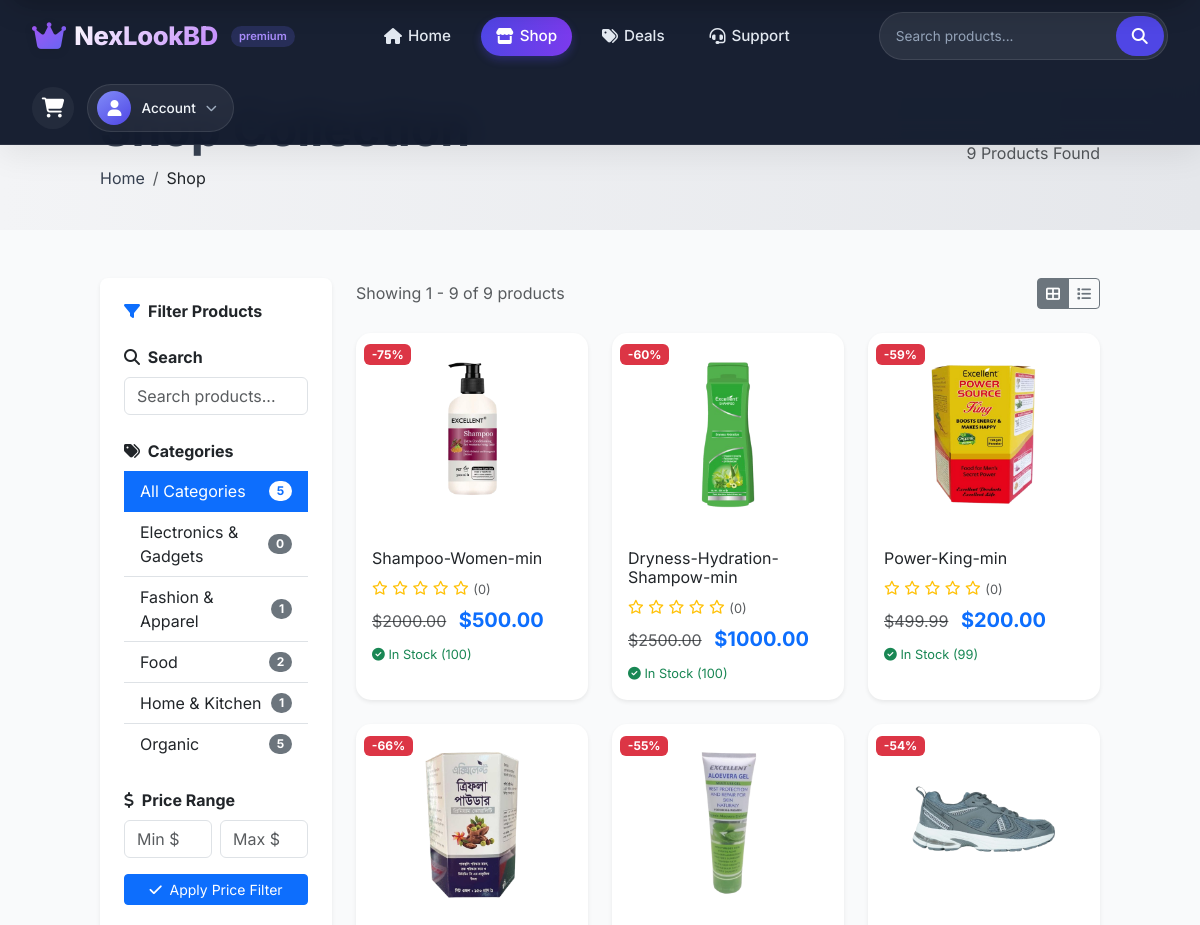
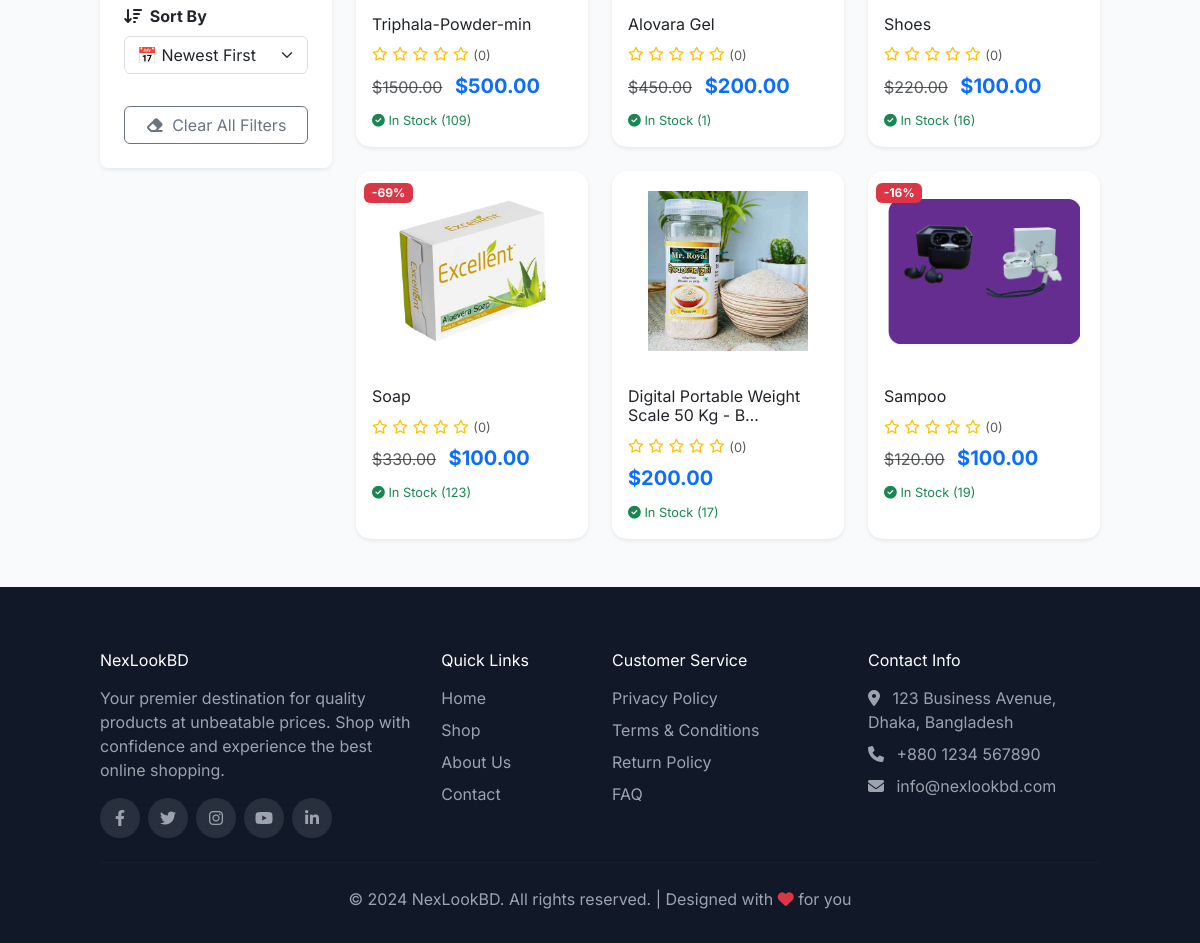
The app's page /shop/ with its own data (2 pictures, top to bottom).
### store/models.py (models this page shows, shortened)
class Category(models.Model):
    title = models.CharField(max_length=100)
    image = models.FileField(upload_to="category", default="category.jpg", null=True, blank=True)
    active = models.BooleanField(default=True)
    slug = models.SlugField(unique=True)
    class Meta:
        verbose_name_plural = "Category"
        ordering = ['title']

class Product(models.Model):
    STATUS = (
        ("draft","Draft"),
        ("disabled","Disabled"),
        ("in_review","In Review"),
        ("published","Published"),
    )
    title = models.CharField(max_length=100)
    image = models.FileField(upload_to="products", default="product.jpg", null=True, blank=True)
    description = models.TextField(null=True, blank=True)
    category = models.ForeignKey(Category, on_delete=models.SET_NULL, null=True, blank=True)
    price = models.DecimalField(decimal_places=2, max_digits=12, default=0.00)
    old_price = models.DecimalField(decimal_places=2, max_digits=12, default=0.00)
    shipping_amount = models.DecimalField(decimal_places=2, max_digits=12, default=0.00)
    stock_qty = models.PositiveIntegerField(default=1)
    in_stock = models.BooleanField(default=True)
    status = models.CharField(max_length=100, choices=STATUS, default="published")
    featured = models.BooleanField(default=False)
    views = models.PositiveIntegerField(default=0)
    rating = models.DecimalField(max_digits=3, decimal_places=2, default=0.00, null=True, blank=True)  # Changed to DecimalField
    vendor = models.ForeignKey(Vendor, on_delete=models.CASCADE)
    pid = ShortUUIDField(unique=True, length=10, alphabet="abcdefghijklmnopqrstwxyz")
    slug = models.SlugField(null=True, blank=True, unique=True)  # Added unique=True
    date = models.DateTimeField(auto_now_add=True)
    def rating_count(self):
        if self.pk:
            return Review.objects.filter(product=self).count()
        return 0

### store/views.py (the view)
# urls.py: path('shop/', views.shop_view, name='shop'),
def shop_view(request):
    products = Product.objects.filter(status="published").select_related('category', 'vendor')
    search_query = request.GET.get('q', '')
    if search_query:
        products = products.filter(
            Q(title__icontains=search_query) |
            Q(description__icontains=search_query) |
            Q(category__title__icontains=search_query)
        )
    category_slug = request.GET.get('category')
    if category_slug:
        products = products.filter(category__slug=category_slug)
    min_price = request.GET.get('min_price')
    max_price = request.GET.get('max_price')
    if min_price:
        try:
            products = products.filter(price__gte=Decimal(min_price))
        except:
            pass
    if max_price:
        try:
            products = products.filter(price__lte=Decimal(max_price))
        except:
            pass
    sort_by = request.GET.get('sort', '-date')
    valid_sort_fields = ['date', '-date', 'price', '-price', 'title', '-title', 'views', '-views']
    if sort_by in valid_sort_fields:
        products = products.order_by(sort_by)
    else:
        products = products.order_by('-date')
    paginator = Paginator(products, 12)
    page_number = request.GET.get('page')
    page_obj = paginator.get_page(page_number)
    categories = Category.objects.filter(active=True)
    context = {
        'products': page_obj,
        'categories': categories,
        'search_query': search_query,
        'selected_category': category_slug,
        'min_price': min_price,
        'max_price': max_price,
        'sort_by': sort_by,
    }
    return render(request, 'store/shop.html', context)

### templates/store/shop.html (shortened to what this page needs)
{% extends 'base.html' %}
{% load static %}
{% block content %}
<div class="bg-gradient-to-r from-gray-100 to-gray-200 py-4">
    <div class="container">
        <div class="row align-items-center">
            <div class="col-md-6">
                <h1 class="display-5 fw-bold mb-0">Shop Collection</h1>
                <nav aria-label="breadcrumb">
                    <ol class="breadcrumb mt-2">
                        <li class="breadcrumb-item"><a href="{% url 'store:home' %}" class="text-decoration-none">Home</a></li>
                        <li class="breadcrumb-item active text-dark">Shop</li>
                    </ol>
                </nav>
            </div>
            <div class="col-md-6 text-md-end">
                <p class="mb-0 text-muted">{{ products.paginator.count }} Products Found</p>
            </div>
        </div>
    </div>
</div>
<div class="container my-5">
    <div class="row">
        <div class="col-lg-3 mb-4">
            <div class="card border-0 shadow-sm rounded-3">
                <div class="card-body p-4">
                    <h5 class="card-title mb-4 fw-bold">
                        <i class="fas fa-filter me-2 text-primary"></i>Filter Products
                    </h5>
                    <div class="mb-4">
                        <label class="form-label fw-bold mb-2">
                            <i class="fas fa-search me-1"></i> Search
                        </label>
                        <input type="text" id="searchInput" class="form-control" placeholder="Search products..." value="{{ search_query }}">
                    </div>
                    <div class="mb-4">
                        <label class="form-label fw-bold mb-2">
                            <i class="fas fa-tags me-1"></i> Categories
                        </label>
                        <div class="list-group list-group-flush">
                            <a href="{% url 'store:shop' %}" class="list-group-item list-group-item-action d-flex justify-content-between align-items-center {% if not selected_category %}active bg-primary text-white{% endif %}">
                                All Categories
                                <span class="badge {% if not selected_category %}bg-white text-primary{% else %}bg-secondary{% endif %} rounded-pill">{{ categories|length }}</span>
                            </a>
                            {% for category in categories %}
                            <a href="?category={{ category.slug }}{% if search_query %}&q={{ search_query }}{% endif %}{% if sort_by %}&sort={{ sort_by }}{% endif %}"
                               class="list-group-item list-group-item-action d-flex justify-content-between align-items-center {% if selected_category == category.slug %}active bg-primary text-white{% endif %}">
                                {{ category.title }}
                                <span class="badge {% if selected_category == category.slug %}bg-white text-primary{% else %}bg-secondary{% endif %} rounded-pill">{{ category.product_set.count }}</span>
                            </a>
                            {% endfor %}
                        </div>
                    </div>
                    <div class="mb-4">
                        <label class="form-label fw-bold mb-2">
                            <i class="fas fa-dollar-sign me-1"></i> Price Range
                        </label>
                        <div class="row g-2">
                            <div class="col-6">
                                <input type="number" id="minPrice" class="form-control" placeholder="Min $" value="{{ min_price }}">
                            </div>
                            <div class="col-6">
                                <input type="number" id="maxPrice" class="form-control" placeholder="Max $" value="{{ max_price }}">
                            </div>
                        </div>
                        <button class="btn btn-primary btn-sm w-100 mt-3" id="applyPriceFilter">
                            <i class="fas fa-check me-1"></i> Apply Price Filter
                        </button>
                    </div>
                    <div class="mb-3">
                        <label class="form-label fw-bold mb-2">
                            <i class="fas fa-sort-amount-down me-1"></i> Sort By
                        </label>
                        <select class="form-select" id="sortBy">
                            <option value="-date" {% if sort_by == '-date' %}selected{% endif %}>📅 Newest First</option>
                        </select>
                    </div>
                    <a href="{% url 'store:shop' %}" class="btn btn-outline-secondary w-100 mt-3">
                        <i class="fas fa-eraser me-1"></i> Clear All Filters
                    </a>
                </div>
            </div>
        </div>
        <div class="col-lg-9">
            {% if products %}
            <div class="d-flex justify-content-between align-items-center mb-4">
                <p class="text-muted mb-0">
                    Showing {{ products.start_index }} - {{ products.end_index }} of {{ products.paginator.count }} products
                </p>
                <div class="btn-group" role="group">
                    <button type="button" class="btn btn-outline-secondary btn-sm active" id="gridView">
                        <i class="fas fa-th-large"></i>
                    </button>
                    <button type="button" class="btn btn-outline-secondary btn-sm" id="listView">
                        <i class="fas fa-list"></i>
                    </button>
                </div>
            </div>
            <div class="row g-4" id="productsGrid">
                {% for product in products %}
                <div class="col-md-4 col-6 product-item">
                    {% include 'store/includes/product_card.html' with product=product %}
                </div>
                {% endfor %}
            </div>
            {% endif %}
        </div>
    </div>
</div>
{% endblock %}

### templates/store/includes/product_card.html (shortened to what this page needs)
{% load static %}
{% load store_filters %}
<div class="card product-card h-100 border-0 shadow-sm">
    {% if product.old_price > product.price %}
    <div class="position-absolute top-0 start-0 m-2 z-1">
        <span class="badge bg-danger">
            -{{ product.old_price|discount_percentage:product.price }}%
        </span>
    </div>
    {% endif %}
    <div class="position-relative overflow-hidden">
        <a href="{% url 'store:product_detail' product.slug %}">
            <img src="{{ product.image.url }}" class="card-img-top" alt="{{ product.title }}"
                 style="height: 200px; object-fit: contain; padding: 20px; transition: transform 0.3s;">
        </a>
    </div>
    <div class="card-body">
        <a href="{% url 'store:product_detail' product.slug %}" class="text-decoration-none">
            <h6 class="card-title text-dark mb-2">{{ product.title|truncatechars:40 }}</h6>
        </a>
        <div class="mb-2">
            {% with rating=product.rating|default:0|floatformat:"0"|add:"0" %}
            {% for i in "12345"|make_list %}
                {% if forloop.counter <= rating %}
                    <i class="fas fa-star text-warning fa-sm"></i>
                {% else %}
                    <i class="far fa-star text-warning fa-sm"></i>
                {% endif %}
            {% endfor %}
            {% endwith %}
            <small class="text-muted">({{ product.rating_count }})</small>
        </div>
        <div class="mb-2">
            {% if product.old_price > product.price %}
            <span class="text-muted text-decoration-line-through me-2">${{ product.old_price|floatformat:2 }}</span>
            {% endif %}
            <span class="h5 text-primary fw-bold">${{ product.price|floatformat:2 }}</span>
        </div>
        {% if product.stock_qty > 0 %}
        <small class="text-success">
            <i class="fas fa-check-circle"></i> In Stock ({{ product.stock_qty }})
        </small>
        {% else %}
        <small class="text-danger">
            <i class="fas fa-times-circle"></i> Out of Stock
        </small>
        {% endif %}
    </div>
</div>

### records on screen
Category: title "Electronics & Gadgets", product_set.count "0"
Category: title "Fashion & Apparel", product_set.count "1"
Category: title "Food", product_set.count "2"
Category: title "Home & Kitchen", product_set.count "1"
Category: title "Organic", product_set.count "5"
Product: old_price|discount_percentage "75", image (picture), title "Shampoo-Women-min", rating 0 (drawn), rating_count "0", old_price "2000.00", price "500.00", stock_qty "100"
Product: old_price|discount_percentage "60", image (picture), title "Dryness-Hydration-Shampow-min", rating 0 (drawn), rating_count "0", old_price "2500.00", price "1000.00", stock_qty "100"
Product: old_price|discount_percentage "59", image (picture), title "Power-King-min", rating 0 (drawn), rating_count "0", old_price "499.99", price "200.00", stock_qty "99"
Product: old_price|discount_percentage "66", image (picture), title "Triphala-Powder-min", rating 0 (drawn), rating_count "0", old_price "1500.00", price "500.00", stock_qty "109"
Product: old_price|discount_percentage "55", image (picture), title "Alovara Gel", rating 0 (drawn), rating_count "0", old_price "450.00", price "200.00", stock_qty "1"
Product: old_price|discount_percentage "54", image (picture), title "Shoes", rating 0 (drawn), rating_count "0", old_price "220.00", price "100.00", stock_qty "16"
Product: old_price|discount_percentage "69", image (picture), title "Soap", rating 0 (drawn), rating_count "0", old_price "330.00", price "100.00", stock_qty "123"
Product: image (picture), title "Digital Portable Weight Scale 50 Kg - B…", rating 0 (drawn), rating_count "0", price "200.00", stock_qty "17"
Product: old_price|discount_percentage "16", image (picture), title "Sampoo", rating 0 (drawn), rating_count "0", old_price "120.00", price "100.00", stock_qty "19"

### other values on screen
{{ products.paginator.count }} "9"
{{ categories|length }} "5"
{{ products.start_index }} "1"
{{ products.end_index }} "9"
